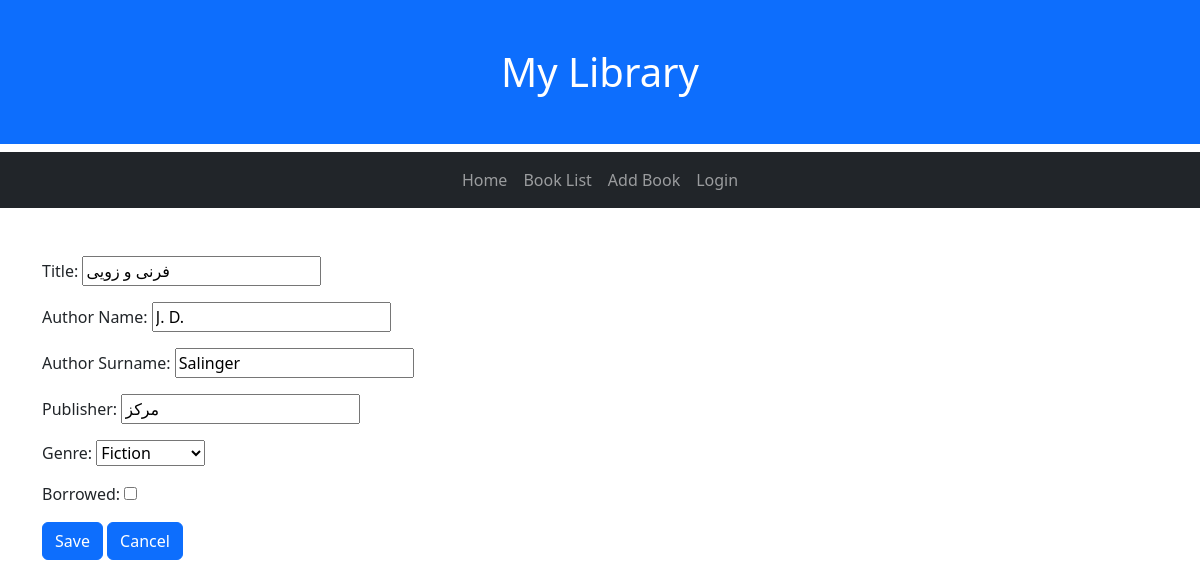
The page /2/EditPage on the database its author committed.
### library/models.py (models this page shows, shortened)
class Book(models.Model):
    title = models.CharField(max_length=100)
    author_name = models.CharField('Author Name',max_length=50, null = True, blank=True)
    author_surname = models.CharField('Author Surname',max_length=50)
    publisher = models.CharField(max_length=50, null=True, blank=True)
    genre = models.CharField(
        max_length = 20,
        choices = GENRE_CHOICES,
        default = 'Literature'
    )
    created = models.DateTimeField(auto_now_add=True)
    borrowed = models.BooleanField(default=False)
    class Meta:
        ordering = ['title']

### library/views.py (the view)
# urls.py: path('<int:pk>/EditPage', views.EditPage.as_view(), name = 'EditPage'),
class EditPage(UpdateView):
    model = Book
    fields = [
        "title",
        "author_name",
        "author_surname",
        "publisher",
        "genre",
        "borrowed",
    ]

### library/templates/library/book_form.html (shortened to what this page needs)
{% extends "library/master.html" %}
{% block content %}
<div class="container pt-5">
    <form method = 'POST' action = "">
        <div>
            {{form.as_p}}
            <input class="btn btn-primary" type = "submit" value = "Save">
            <a class="btn btn-primary" href ="{% url 'library:ListPage' %}" role="button">Cancel</a>
        </div>
    </form>
</div>
{% endblock %}

### rows shown on the page
Book: title "فرنی و زویی", author_name "J. D.", author_surname "Salinger", publisher "مرکز", genre "Fiction"
